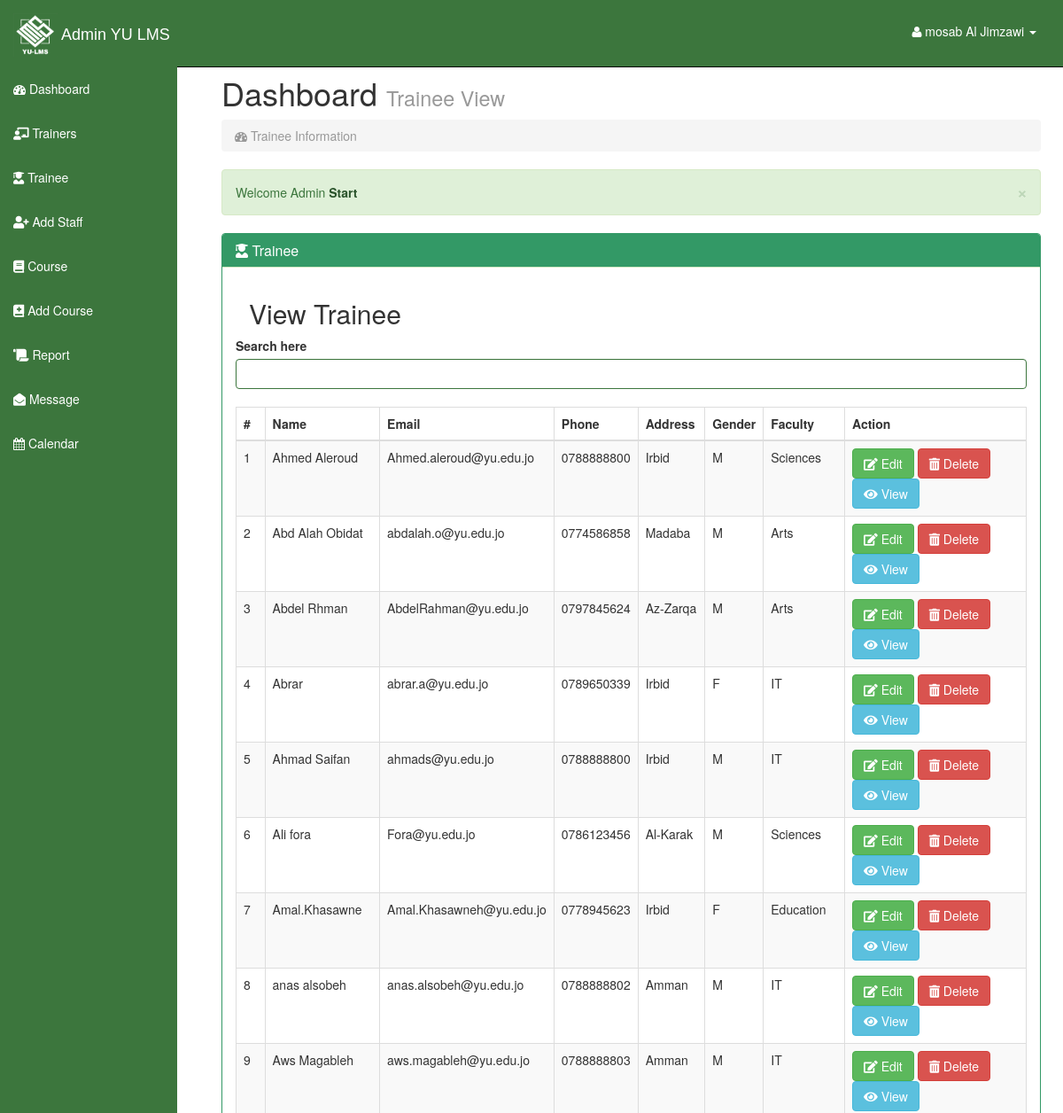
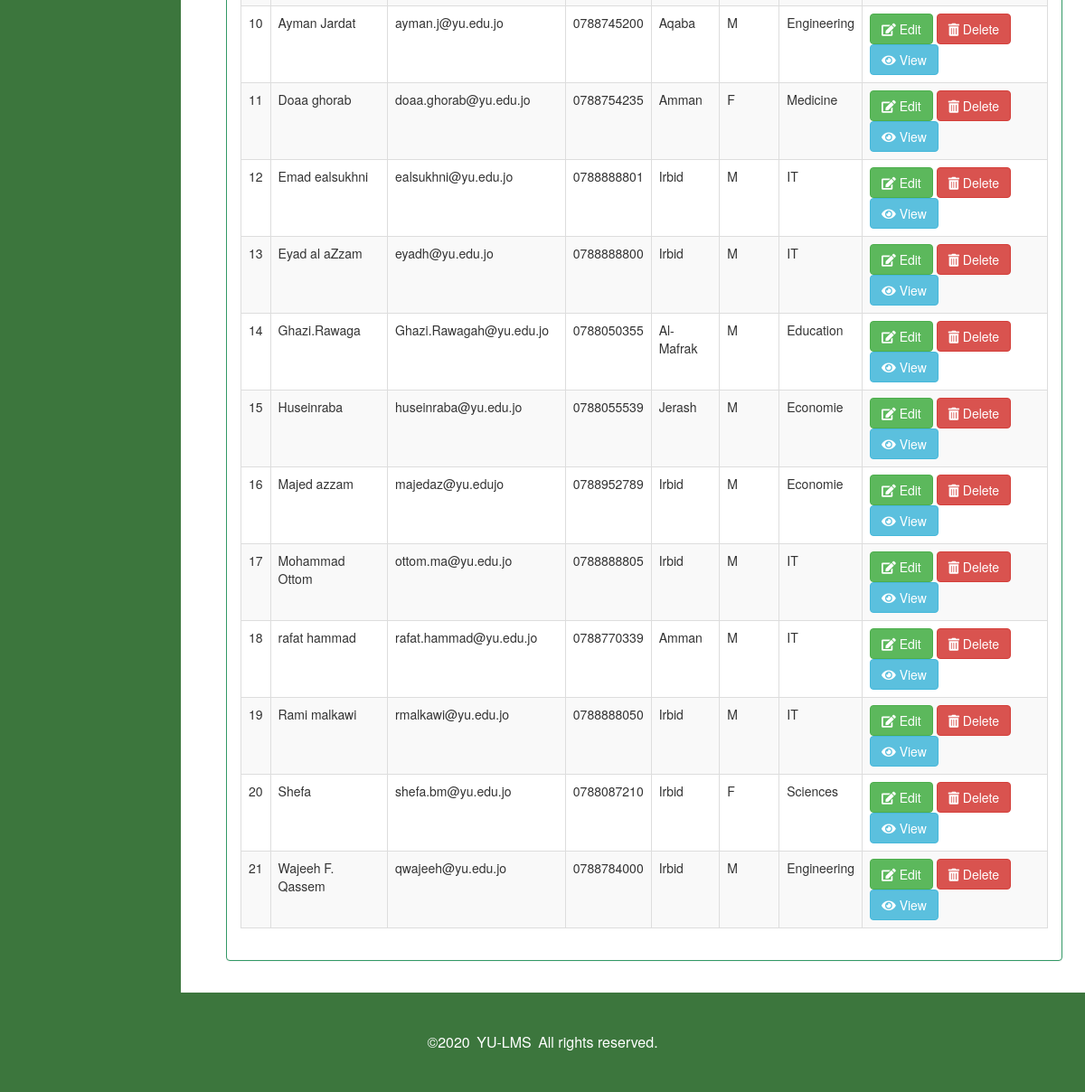
The app's page /admin/Trainee.php (signed in) with its own data (2 pictures, top to bottom).
### tables this page shows
CREATE TABLE `staff_table` (
  `staff_id` int(10) NOT NULL,
  `staff_name` varchar(50) NOT NULL,
  `staff_email` varchar(50) NOT NULL,
  `staff_password` varchar(50) NOT NULL,
  `staff_address` varchar(10) NOT NULL,
  `staff_gender` char(1) NOT NULL,
  `staff_phone_num` varchar(10) NOT NULL,
  `f_id` int(10) NOT NULL
);

CREATE TABLE `faculty_table` (
  `f_id` int(10) NOT NULL,
  `bld_name` varchar(20) NOT NULL
);

### admin/Trainee.php (the view, shortened to what this page needs)
<?php session_start();
include"connect.php";?>
<?php
function staff_info($conn)
{
$table='';
$records="SELECT DISTINCT staff_id,staff_name,staff_email,staff_address,staff_phone_num,staff_gender,fac.f_id,bld_name
FROM staff_table stf ,faculty_table fac
WHERE fac.f_id = stf.f_id and stf.staff_id   IN  (SELECT staff_id FROM take_relation)ORDER BY staff_name asc";
$result = mysqli_query($conn,$records);
$c = 1;
if(mysqli_num_rows($result)>0)
{
while($row=mysqli_fetch_assoc($result))
{
  $s_id=$row['staff_id'];
   $table.="<tr>";
  $table.= "<td>".$c." </td>";
  $table.= "<td>".$row['staff_name']." </td>";
  $table.= "<td>".$row['staff_email']." </td>";
  $table.= "<td>".$row['staff_phone_num']." </td>";
  $table.= "<td>".$row['staff_address']." </td>";
  $table.= "<td>".$row['staff_gender']." </td>";
  $table.= "<td>".$row['bld_name']." </td>";
  $table.= "<td>
          <button name='edit' id='$s_id' class='btn btn-success edit_data_btn'><i class='fas fa-edit'></i>
         Edit
        </button>
         <a  class='btn btn-danger' name='btnDelete' href='deletetrainee.php?s_id=$s_id'>
         <i class='fas fa-trash-alt'></i>
         Delete
        </a>
        <button name='view' id='$s_id' class='btn btn-info view_data_btn'><i class='fas fa-eye'></i>
         View
        </button>
                  </td>
                 </tr>";
                 $c++;
}}
return $table;
}
?>
<!DOCTYPE html>
<html lang="en">
  <head>
<link rel='stylesheet' href='https://use.fontawesome.com/releases/v5.7.0/css/all.css'>
    <link href="css/bootstrap.css" rel="stylesheet">
    <link href="css/sb-admin.css" rel="stylesheet">
    <link rel="stylesheet" href="font-awesome/css/font-awesome.min.css">
    <link rel="stylesheet" href="http://cdn.oesmith.co.uk/morris-0.4.3.min.css">
    <link rel="stylesheet" type="text/css" href="https://cdnjs.cloudflare.com/ajax/libs/sweetalert/1.1.0/sweetalert.min.css">
  </head>
  <body>
 <?php include 'sidNav.php';?>
      <div id="page-wrapper">
        <div class="row">
          <div class="col-lg-12">
            <h1>Dashboard <small>Trainee View</small></h1>
            <ol class="breadcrumb">
              <li class="active"><i class="fa fa-dashboard"></i>  Trainee Information </li>
            </ol>
            <div class="alert alert-success alert-dismissable">
              <button type="button" class="close" data-dismiss="alert" aria-hidden="true">&times;</button>
              Welcome Admin  <a class="alert-link" href="#">Start </a>
            </div>
          </div>
        </div>
        <div class="row">
          <div class="col-lg-12">
            <div class="panel panel-success">
              <div class="panel-heading">
                <h3 class="panel-title"><i class="fas fa-user-graduate"></i> Trainee </h3>
              </div>
              <div class="panel-body">
          <div class="col-lg-12">
            <h2>View Trainee </h2>
            </div>
            <div class="table-responsive">
              <div class="form-group has-success"> <label for="exampleInputEmail1">Search here </label> <input id="searchdata" type="text" name="searchdata" class="form-control " autocomplete="off" autofocus="autofocus">
                <br>
              <table class="table table-bordered table-hover table-striped tablesorter">
                <thead>
                  <tr>
                    <th>#</th>
                    <th>Name</th>
                    <th>Email</th>
                    <th>Phone</th>
                    <th>Address</th>
                    <th>Gender</th>
                    <th>Faculty</th>
                    <th>Action</th>
                  </tr>
                </thead>
                <tbody id="table"> <?php echo staff_info($conn); ?> </tbody>
              </table>
            </div>
          </div>
        </div>
    </div>
</div>
</div>
</div>
      </div>
<?php include "footers.php"; ?>
  </body>
</html>

### admin/css/sb-admin.css (style rules this page uses)
body { margin-top: 50px; }
#page-wrapper { width: 100%; padding: 5px 15px; }
table.tablesorter thead { cursor: pointer; }
@media (min-width:768px) { #page-wrapper { padding: 15px 25px; } }

### records on screen
staff_table: staff_name "Ahmed Aleroud", staff_email "Ahmed.aleroud@yu.edu.jo", staff_phone_num "0788888800", staff_address "Irbid", staff_gender "M", f.bld_name "Sciences"
staff_table: staff_name "Abd Alah Obidat", staff_email "abdalah.o@yu.edu.jo", staff_phone_num "0774586858", staff_address "Madaba", staff_gender "M", f.bld_name "Arts"
staff_table: staff_name "Abdel Rhman", staff_email "AbdelRahman@yu.edu.jo", staff_phone_num "0797845624", staff_address "Az-Zarqa", staff_gender "M", f.bld_name "Arts"
staff_table: staff_name "Abrar", staff_email "abrar.a@yu.edu.jo", staff_phone_num "0789650339", staff_address "Irbid", staff_gender "F", f.bld_name "IT"
staff_table: staff_name "Ahmad Saifan", staff_email "ahmads@yu.edu.jo", staff_phone_num "0788888800", staff_address "Irbid", staff_gender "M", f.bld_name "IT"
staff_table: staff_name "Ali fora", staff_email "Fora@yu.edu.jo", staff_phone_num "0786123456", staff_address "Al-Karak", staff_gender "M", f.bld_name "Sciences"
staff_table: staff_name "Amal.Khasawne", staff_email "Amal.Khasawneh@yu.edu.jo", staff_phone_num "0778945623", staff_address "Irbid", staff_gender "F", f.bld_name "Education"
staff_table: staff_name "anas alsobeh", staff_email "anas.alsobeh@yu.edu.jo", staff_phone_num "0788888802", staff_address "Amman", staff_gender "M", f.bld_name "IT"
staff_table: staff_name "Aws Magableh", staff_email "aws.magableh@yu.edu.jo", staff_phone_num "0788888803", staff_address "Amman", staff_gender "M", f.bld_name "IT"
staff_table: staff_name "Ayman Jardat", staff_email "ayman.j@yu.edu.jo", staff_phone_num "0788745200", staff_address "Aqaba", staff_gender "M", f.bld_name "Engineering"
staff_table: staff_name "Doaa ghorab", staff_email "doaa.ghorab@yu.edu.jo", staff_phone_num "0788754235", staff_address "Amman", staff_gender "F", f.bld_name "Medicine"
staff_table: staff_name "Emad ealsukhni", staff_email "ealsukhni@yu.edu.jo", staff_phone_num "0788888801", staff_address "Irbid", staff_gender "M", f.bld_name "IT"
staff_table: staff_name "Eyad al aZzam", staff_email "eyadh@yu.edu.jo", staff_phone_num "0788888800", staff_address "Irbid", staff_gender "M", f.bld_name "IT"
staff_table: staff_name "Ghazi.Rawaga", staff_email "Ghazi.Rawagah@yu.edu.jo", staff_phone_num "0788050355", staff_address "Al-Mafrak", staff_gender "M", f.bld_name "Education"
staff_table: staff_name "Huseinraba", staff_email "huseinraba@yu.edu.jo", staff_phone_num "0788055539", staff_address "Jerash", staff_gender "M", f.bld_name "Economie"
staff_table: staff_name "Majed azzam", staff_email "majedaz@yu.edujo", staff_phone_num "0788952789", staff_address "Irbid", staff_gender "M", f.bld_name "Economie"
staff_table: staff_name "Mohammad Ottom", staff_email "ottom.ma@yu.edu.jo", staff_phone_num "0788888805", staff_address "Irbid", staff_gender "M", f.bld_name "IT"
staff_table: staff_name "rafat hammad", staff_email "rafat.hammad@yu.edu.jo", staff_phone_num "0788770339", staff_address "Amman", staff_gender "M", f.bld_name "IT"
staff_table: staff_name "Rami malkawi", staff_email "rmalkawi@yu.edu.jo", staff_phone_num "0788888050", staff_address "Irbid", staff_gender "M", f.bld_name "IT"
staff_table: staff_name "Shefa", staff_email "shefa.bm@yu.edu.jo", staff_phone_num "0788087210", staff_address "Irbid", staff_gender "F", f.bld_name "Sciences"
staff_table: staff_name "Wajeeh F. Qassem", staff_email "qwajeeh@yu.edu.jo", staff_phone_num "0788784000", staff_address "Irbid", staff_gender "M", f.bld_name "Engineering"

### other values on screen
$_SESSION['txtuser'] "mosab Al Jimzawi"
